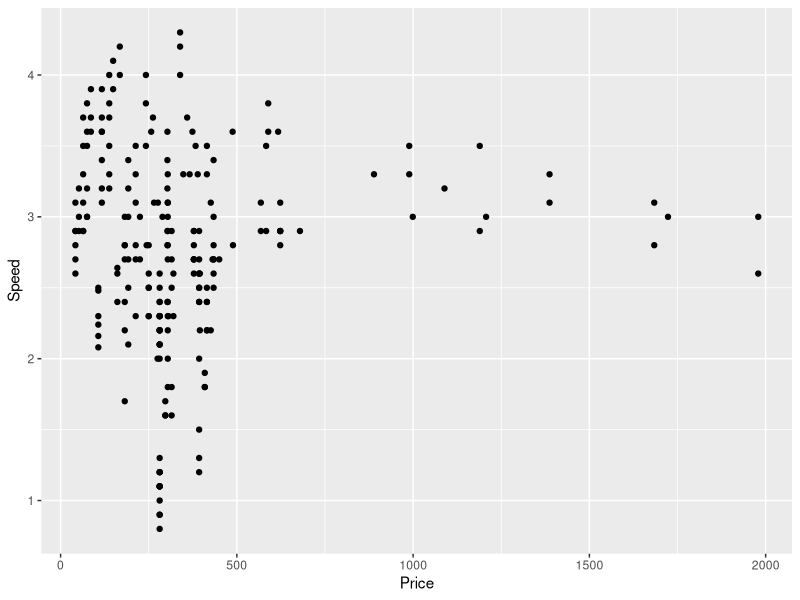
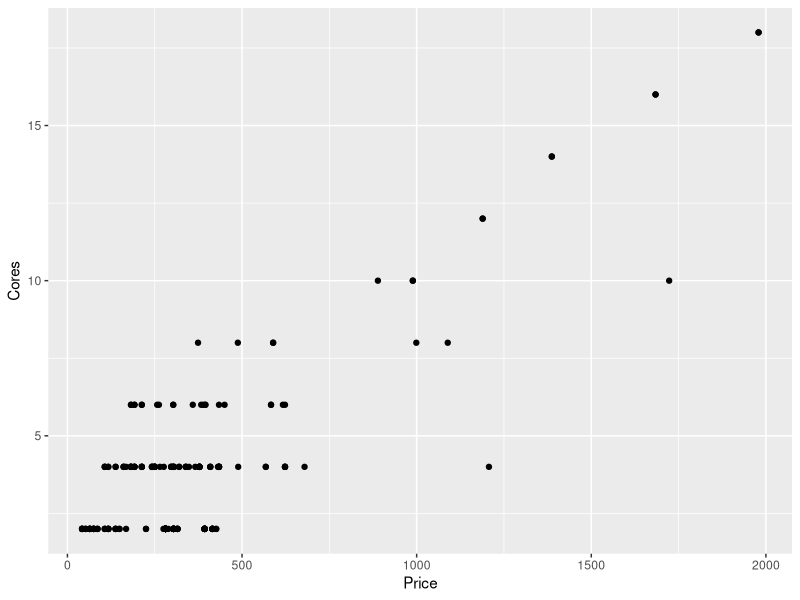

Generate these figures, in order, with R:
## ---- chunk 1
knitr::opts_chunk$set(echo = TRUE)
## ---- chunk 2
#install.packages("tidyverse")
#install.packages("ggplot2")
library(tidyverse)
library(dplyr)
library(ggplot2)
library(knitr)
library(png)
library(grid)
library(gridExtra)
library(rmarkdown)
library(tidyverse)
library(readxl)
## ---- chunk 3
library(readr)
CPU_prices <- read_csv("CPU prices - Desktop-Mobile.csv")
View(CPU_prices)
## ---- chunk 4
dim(CPU_prices)
## ---- chunk 5
colnames(CPU_prices)
## ---- chunk 6
summarize_all(CPU_prices, mean, na.rm = TRUE)
## ---- chunk 7
summarize_all(CPU_prices, median, na.rm = TRUE)
## ---- chunk 8
summarize_all(CPU_prices, sd, na.rm = TRUE)
## ---- chunk 9
summarize_all(CPU_prices, var, na.rm = TRUE)
## ---- chunk 10
table(CPU_prices$DorM) 
## ---- chunk 11
table(CPU_prices$Cores) 
## ---- chunk 12
library(tidyverse)
library(readxl)
library(dplyr)
CPU_prices <- read_csv("CPU prices - Desktop-Mobile.csv")

CPU_prices %>%
  rename(Speed = "Speed(GHz)")%>%
  select(Speed, Price)%>%
  arrange(Price)%>%
  ggplot(aes(x = Price, y = Speed)) + geom_point()
## ---- chunk 13
library(tidyverse)
library(readxl)
library(dplyr)
CPU_prices <- read_csv("CPU prices - Desktop-Mobile.csv")

CPU_prices %>%
  select(Cores, Price)%>%
  arrange(Price)%>%
  ggplot(aes(x = Price, y = Cores)) + geom_point()
## ---- chunk 14
library(dplyr)
CPU_prices %>% 
    select(DorM, "Cache(M)", Cores, Threads, "Speed(GHz)", Price, Name) %>% 
    slice(which.max("Speed(GHz)"), which.min(Price))
## ---- chunk 15
library(dplyr)
CPU_prices %>% 
    select(DorM, "Cache(M)", Cores, Threads, "Speed(GHz)", Price, Name) %>% 
    slice(which.max(Cores), which.min(Price))
## ---- chunk 16
library(dplyr)
CPU_prices %>% 
    select(DorM, "Cache(M)", Cores, Threads, "Speed(GHz)", Price, Name) %>% 
    slice(which.max(Cores), which.max("Speed(GHz)"), which.min(Price))
## ---- chunk 17
library(dplyr)
CPU_prices %>% 
    select(DorM, "Cache(M)", Cores, Threads, "Speed(GHz)", Price, Name) %>% 
    slice(which.max(Cores), which.max("Speed(GHz)"), which.max("Cache(M)"), which.max(Threads), which.min(Price))
